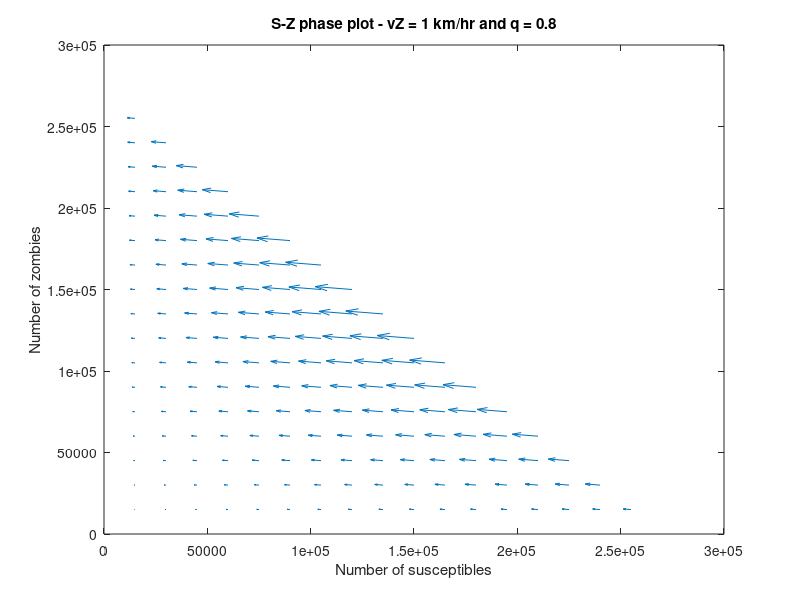

The MATLAB script that drew this image:
function phase_plot()
%% Goal
% Plot the direction of change in S and Z for different values of S, Z

%%% PARAM BEGIN %%%
setup.vZ = 1;
setup.q = 0.8;
r = 0.01*setup.vZ/91; % per hr
setup.beta = r/(2+setup.q);
setup.sigma = r/(2+setup.q);
setup.alpha = setup.q*setup.beta; 
%%% PARAM END %%%

%% Initialize populations
nPop = 270000;
nZom = 0:15000:nPop;
nHum = 0:15000:nPop;

[S,Z] = meshgrid(nHum, nZom);

%% Limits
% There cannot be more than 270000 individuals total

f = (S + Z) > nPop;

S(f) = NaN;
Z(f) = NaN;

[dS, dZ] = derivative(S,Z, setup);

quiver(S,Z, dS,dZ);
title('S-Z phase plot - vZ = 1 km/hr and q = 0.8')
xlabel('Number of susceptibles')
ylabel('Number of zombies')



function [dSdt, dZdt] = derivative(S,Z, setup)
dSdt = -(setup.beta + setup.sigma)*S.*Z;
dZdt = (setup.beta - setup.alpha)*S.*Z; 